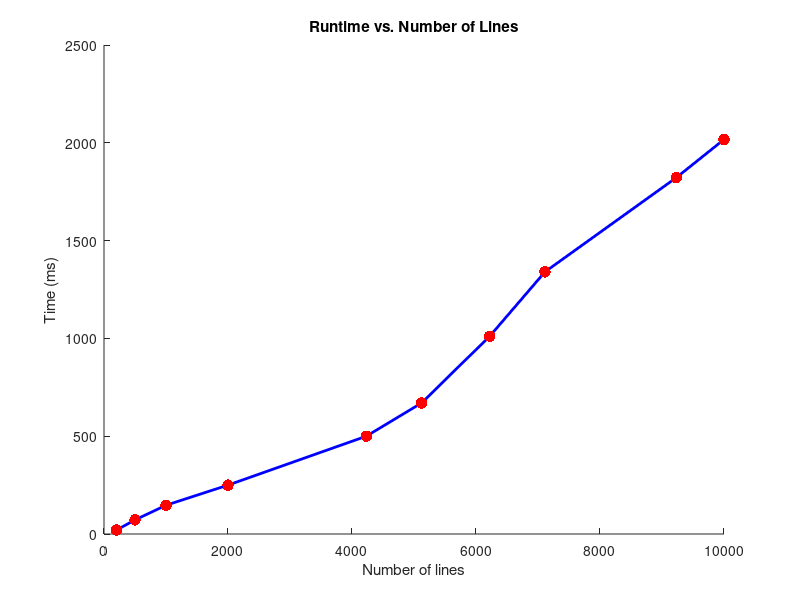

Write the MATLAB code that produced this figure.
hold on;
nLines = [200 500 1000 2000 4231 5123 6221 7112 9231 10000];
runTime = [20 72 147 250 500 670 1011 1340 1822 2017];
plot(nLines,runTime,'b-','linewidth',2);
h=plot(nLines,runTime,'r.');
set(h,'MarkerSize',25)

xlabel('Number of lines');
ylabel('Time (ms)');
title('Runtime vs. Number of Lines');
figureHandle = gcf;
%# make all text in the figure to size 14 and bold
a = get(gca,'XTickLabel');
%set(gca,'XTickLabel',a,'FontName','Times','fontsize',14,'fontWeight','bold')
%set(findall(figureHandle,'type','text'),'fontSize',16,'fontWeight','bold')
hold off;
